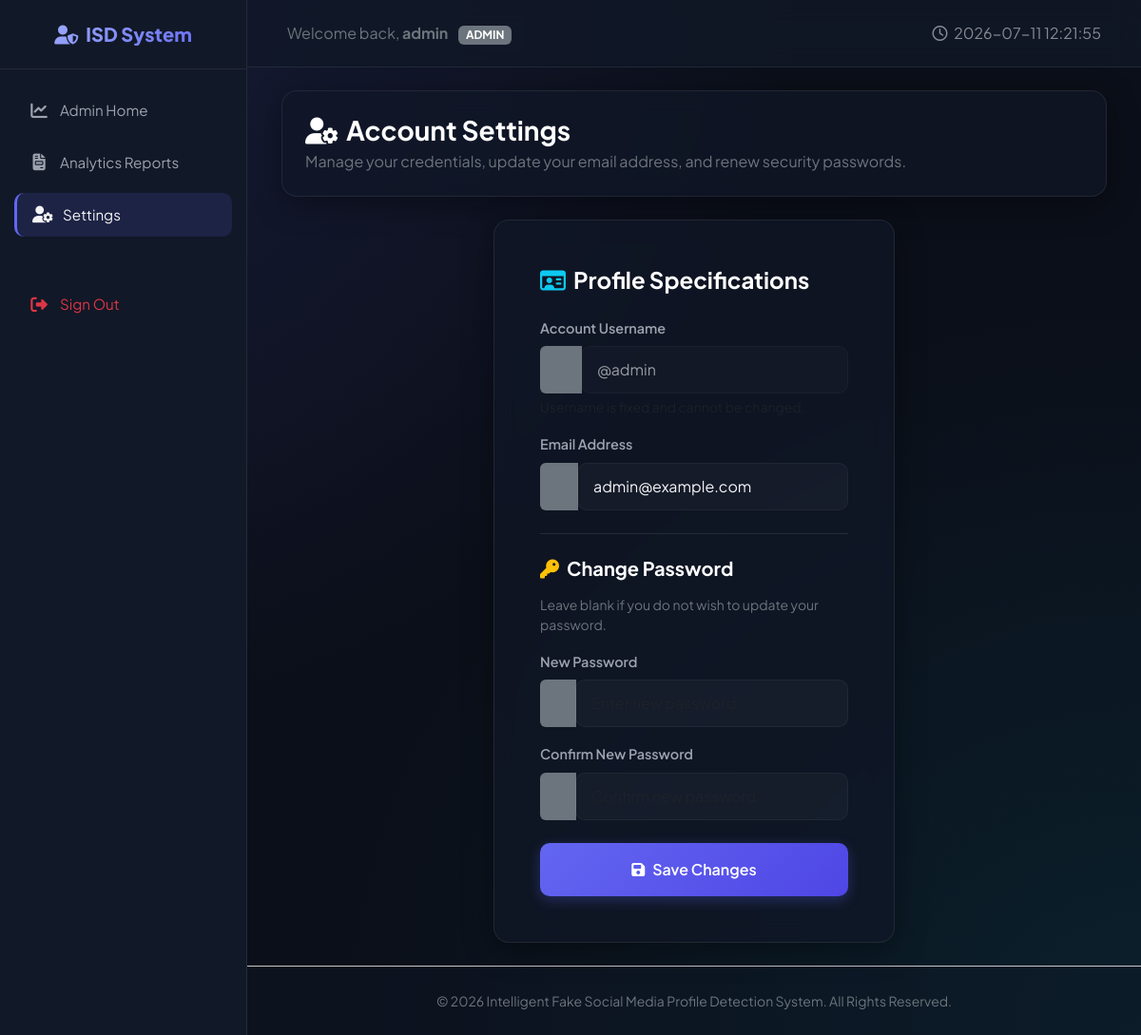
The page /profile (signed in) on the database its author committed.
### app.py (models this page shows)
class Admin(db.Model, UserMixin):
    __tablename__ = 'admin'
    id = db.Column(db.Integer, primary_key=True)
    username = db.Column(db.String(50), unique=True, nullable=False)
    email = db.Column(db.String(100), unique=True, nullable=False)
    password_hash = db.Column(db.String(255), nullable=False)
    created_at = db.Column(db.DateTime, default=datetime.utcnow)

### app.py (the view, shortened to what this page needs)
@app.route('/profile', methods=['GET', 'POST'])
@login_required
def profile():
    role = session.get('role')
    return render_template('profile.html', role=role)

### app.py (called while the page is built)
@app.context_processor
def inject_now():
    return {'datetime': datetime.utcnow().strftime('%Y-%m-%d %H:%M:%S')}

@login_manager.user_loader
def load_user(user_id):
    role = session.get('role')
    if role == 'admin':
        return Admin.query.get(int(user_id))
    else:
        return User.query.get(int(user_id))

### templates/profile.html (shortened to what this page needs)
{% extends "base.html" %}
{% block content %}
<div class="container-fluid">
    <div class="row mb-4">
        <div class="col-12">
            <div class="glass-card p-4">
                <h3 class="fw-bold text-white mb-1"><i class="fa-solid fa-user-gear text-indigo me-2"></i>Account Settings</h3>
                <p class="text-secondary mb-0">Manage your credentials, update your email address, and renew security passwords.</p>
            </div>
        </div>
    </div>
    <div class="row g-4 justify-content-center">
        <div class="col-md-7 col-lg-6">
            <div class="glass-card p-5">
                <h4 class="fw-bold text-white mb-4"><i class="fa-regular fa-id-card text-info me-2"></i>Profile Specifications</h4>
                <form action="{{ url_for('profile') }}" method="POST">
                    <div class="mb-3">
                        <label for="username" class="form-label form-label-custom">Account Username</label>
                        <div class="input-group">
                            <span class="input-group-text bg-secondary border-0 text-secondary"><i class="fa-solid fa-user-tag"></i></span>
                            <input type="text" class="form-control form-control-custom" id="username" value="@{{ current_user.username }}" readonly style="opacity: 0.6; cursor: not-allowed;">
                        </div>
                        <div class="form-text text-muted small mt-1">Username is fixed and cannot be changed.</div>
                    </div>
                    <div class="mb-3">
                        <label for="email" class="form-label form-label-custom">Email Address</label>
                        <div class="input-group">
                            <span class="input-group-text bg-secondary border-0 text-secondary"><i class="fa-solid fa-envelope"></i></span>
                            <input type="email" class="form-control form-control-custom" id="email" name="email" value="{{ current_user.email }}" required>
                        </div>
                    </div>
                    <hr class="my-4 border-secondary opacity-25">
                    <h5 class="fw-bold text-white mb-3"><i class="fa-solid fa-key text-warning me-2"></i>Change Password</h5>
                    <p class="text-secondary small mb-3">Leave blank if you do not wish to update your password.</p>
                    <div class="mb-3">
                        <label for="new_password" class="form-label form-label-custom">New Password</label>
                        <div class="input-group">
                            <span class="input-group-text bg-secondary border-0 text-secondary"><i class="fa-solid fa-lock"></i></span>
                            <input type="password" class="form-control form-control-custom" id="new_password" name="new_password" placeholder="Enter new password">
                        </div>
                    </div>
                    <div class="mb-4">
                        <label for="confirm_password" class="form-label form-label-custom">Confirm New Password</label>
                        <div class="input-group">
                            <span class="input-group-text bg-secondary border-0 text-secondary"><i class="fa-solid fa-check-double"></i></span>
                            <input type="password" class="form-control form-control-custom" id="confirm_password" name="confirm_password" placeholder="Confirm new password">
                        </div>
                    </div>
                    <button type="submit" class="btn btn-primary-custom w-100 py-3"><i class="fa-solid fa-floppy-disk me-2"></i>Save Changes</button>
                </form>
            </div>
        </div>
    </div>
</div>
{% endblock %}

### templates/base.html (shortened to what this page needs)
<!DOCTYPE html>
<html lang="en">
<head>
    <link href="https://cdn.jsdelivr.net/npm/bootstrap@5.3.3/dist/css/bootstrap.min.css" rel="stylesheet">
    <link href="https://cdnjs.cloudflare.com/ajax/libs/font-awesome/6.5.2/css/all.min.css" rel="stylesheet">
    <link href="{{ url_for('static', filename='css/style.css') }}" rel="stylesheet">
</head>
<body>
    <div id="wrapper">
        {% if current_user.is_authenticated %}
        <nav id="sidebar">
            <div class="sidebar-header text-center">
                <h4><i class="fa-solid fa-user-shield me-2"></i>ISD System</h4>
            </div>
            <ul class="list-unstyled components">
                {% if session.get('role') == 'admin' %}
                    <li class="{% if request.path == '/admin/dashboard' %}active{% endif %}">
                        <a href="{{ url_for('admin_dashboard') }}"><i class="fa-solid fa-chart-line"></i>Admin Home</a>
                    </li>
                {% else %}
                    <li class="{% if request.path == '/dashboard' %}active{% endif %}">
                        <a href="{{ url_for('dashboard') }}"><i class="fa-solid fa-gauge"></i>Dashboard</a>
                    </li>
                {% endif %}
                <li class="{% if request.path == '/reports' %}active{% endif %}">
                    <a href="{{ url_for('reports') }}"><i class="fa-solid fa-file-invoice"></i>Analytics Reports</a>
                </li>
                <li class="{% if request.path == '/profile' %}active{% endif %}">
                    <a href="{{ url_for('profile') }}"><i class="fa-solid fa-user-gear"></i>Settings</a>
                </li>
                <li class="mt-5">
                    <a href="{{ url_for('logout') }}" class="text-danger"><i class="fa-solid fa-right-from-bracket"></i>Sign Out</a>
                </li>
            </ul>
        </nav>
        {% endif %}
        <div id="content" class="d-flex flex-column">
            <nav class="navbar navbar-expand-lg top-navbar">
                <div class="container-fluid">
                    {% if current_user.is_authenticated %}
                        <span class="navbar-text text-secondary">
                            Welcome back, <strong>{{ current_user.username }}</strong>
                            <span class="badge bg-secondary ms-2">{{ session.get('role')|upper }}</span>
                        </span>
                    {% else %}
                        <a class="navbar-brand text-white fw-bold d-flex align-items-center" href="{{ url_for('index') }}">
                            <i class="fa-solid fa-shield-halved text-indigo me-2 fs-4"></i> FakeProfileDetect
                        </a>
                    {% endif %}
                    <div class="collapse navbar-collapse" id="navbarSupportedContent">
                        <ul class="navbar-nav ms-auto mb-2 mb-lg-0 align-items-center">
                            {% if not current_user.is_authenticated %}
                                <li class="nav-item">
                                    <a class="nav-link text-white-50 px-3" href="{{ url_for('index') }}">Home</a>
                                </li>
                                <li class="nav-item">
                                    <a class="nav-link text-white-50 px-3" href="{{ url_for('login') }}">User Sign In</a>
                                </li>
                                <li class="nav-item">
                                    <a class="nav-link text-white-50 px-3" href="{{ url_for('admin_login') }}">Admin Portal</a>
                                </li>
                                <li class="nav-item ms-2">
                                    <a class="btn btn-primary-custom px-4" href="{{ url_for('register') }}">Get Started</a>
                                </li>
                            {% else %}
                                <li class="nav-item">
                                    <span class="text-white-50"><i class="fa-regular fa-clock me-1"></i> {{ datetime }}</span>
                                </li>
                            {% endif %}
                        </ul>
                    </div>
                </div>
            </nav>
            <main class="container-fluid p-4 flex-grow-1">
                {% block content %}{% endblock %}
            </main>
            <footer class="text-center py-4 mt-auto border-top border-secondary-subtle" style="background: rgba(17, 24, 39, 0.4);">
                <div class="container text-secondary">
                    <small>© 2026 Intelligent Fake Social Media Profile Detection System. All Rights Reserved.</small>
                </div>
            </footer>
        </div>
    </div>
</body>
</html>

### static/css/style.css (style rules this page uses)
:root { --bg-primary: #0b0f19; --bg-secondary: #111827; --bg-card: rgba(17, 24, 39, 0.7); --border-color: rgba(255, 255, 255, 0.08); --text-primary: #f3f4f6; --text-secondary: #9ca3af; --text-muted: #6b7280; --primary: #6366f1; --primary-hover: #4f46e5; --primary-glow: rgba(99, 102, 241, 0.3); --success: #10b981; --success-glow: rgba(16, 185, 129, 0.2); --danger: #ef4444; --danger-glow: rgba(239, 68, 68, 0.2); --warning: #f59e0b; --info: #06b6d4; --transition-speed: 0.3s; --sidebar-width: 260px; }
body { font-family: 'Plus Jakarta Sans', sans-serif; background-color: var(--bg-primary); color: var(--text-primary); min-height: 100vh; overflow-x: hidden; background-image: radial-gradient(at 0% 0%, rgba(99, 102, 241, 0.15) 0px, transparent 50%), radial-gradient(at 100% 100%, rgba(6, 182, 212, 0.1) 0px, transparent 50%); background-attachment: fixed; }
.glass-card { background: var(--bg-card); backdrop-filter: blur(12px); -webkit-backdrop-filter: blur(12px); border: 1px solid var(--border-color); border-radius: 16px; box-shadow: 0 8px 32px 0 rgba(0, 0, 0, 0.37); transition: transform var(--transition-speed) ease, box-shadow var(--transition-speed) ease; }
#wrapper { display: flex; width: 100%; align-items: stretch; }
#sidebar { min-width: var(--sidebar-width); max-width: var(--sidebar-width); background: var(--bg-secondary); border-right: 1px solid var(--border-color); min-height: 100vh; transition: all var(--transition-speed); z-index: 100; }
#sidebar .sidebar-header { padding: 24px; border-bottom: 1px solid var(--border-color); }
#sidebar .sidebar-header h4 { background: linear-gradient(135deg, #a5b4fc 0%, #818cf8 50%, #6366f1 100%); -webkit-background-clip: text; -webkit-text-fill-color: transparent; font-weight: 800; font-size: 1.25rem; margin: 0; }
#sidebar ul.components { padding: 20px 0; }
#sidebar ul li { padding: 0 15px; margin-bottom: 8px; }
#sidebar ul li a { padding: 12px 16px; font-size: 0.95rem; display: flex; align-items: center; color: var(--text-secondary); border-radius: 10px; text-decoration: none; transition: all var(--transition-speed); }
#sidebar ul li a i { margin-right: 12px; font-size: 1.1rem; width: 20px; text-align: center; }
#sidebar ul li a:hover, #sidebar ul li.active a { color: var(--text-primary); background: rgba(99, 102, 241, 0.15); border-left: 3px solid var(--primary); }
#content { width: 100%; min-height: 100vh; transition: all var(--transition-speed); }
.top-navbar { background: rgba(17, 24, 39, 0.8); backdrop-filter: blur(12px); border-bottom: 1px solid var(--border-color); padding: 15px 30px; }
.btn-primary-custom { background: linear-gradient(135deg, var(--primary) 0%, #4f46e5 100%); border: none; color: white; font-weight: 600; border-radius: 10px; padding: 10px 24px; box-shadow: 0 4px 14px var(--primary-glow); transition: all var(--transition-speed); }
.form-control-custom { background-color: rgba(255, 255, 255, 0.03) !important; border: 1px solid var(--border-color) !important; color: var(--text-primary) !important; border-radius: 10px !important; padding: 12px 16px !important; transition: all var(--transition-speed) !important; }
.form-label-custom { font-weight: 600; color: var(--text-secondary); margin-bottom: 8px; font-size: 0.9rem; }

### rows shown on the page
Admin: username "admin", get "ADMIN", username "@admin", email "admin@example.com"
